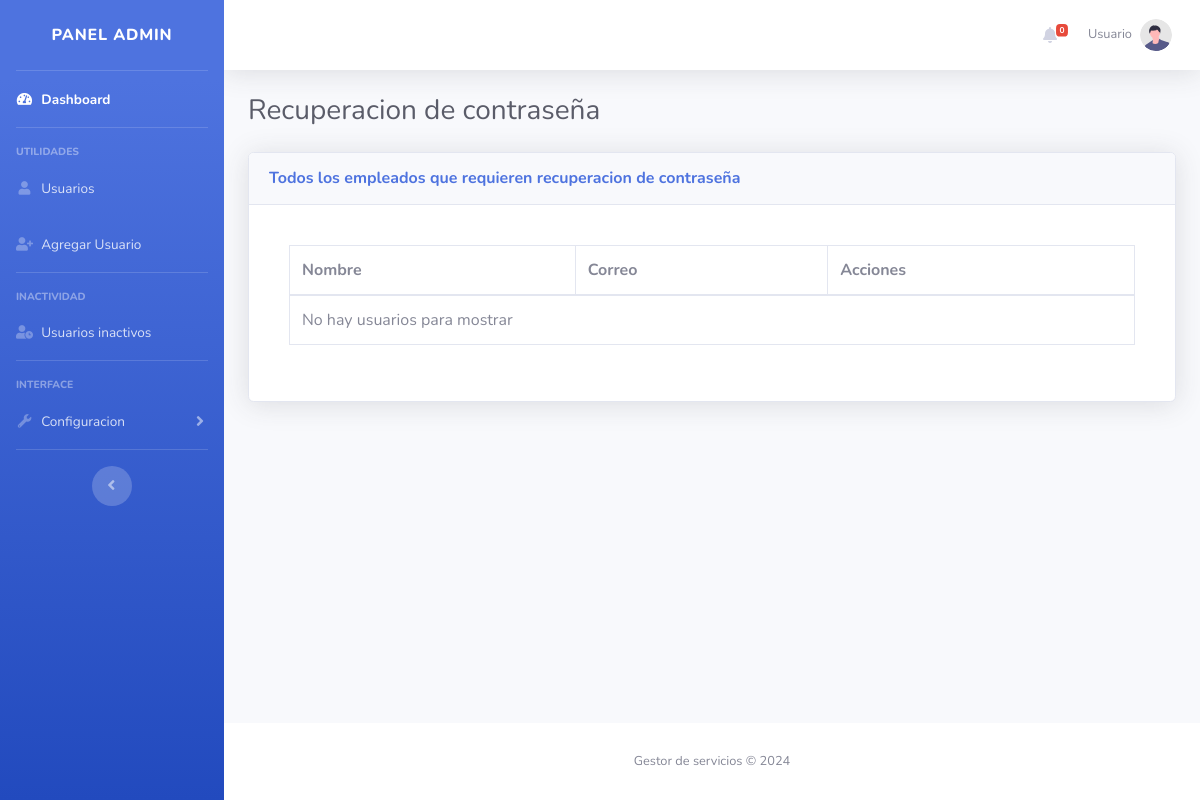
/admin/recuperaciones.php, run on an earlier commit of the app's database.
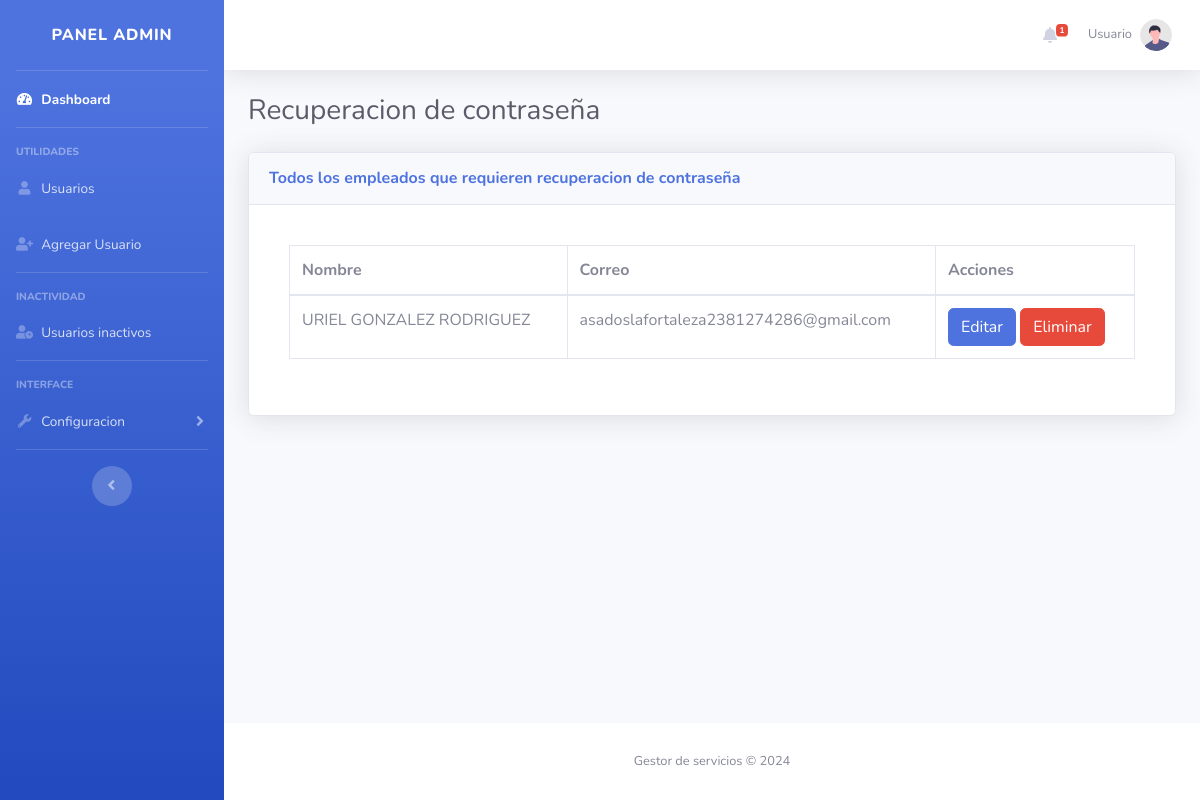
And on a later commit of the database.
### tables this page shows
CREATE TABLE `recuperacion` (
  `id` int(11) NOT NULL,
  `nombre` varchar(255) NOT NULL,
  `correo` varchar(255) NOT NULL
);

### admin/recuperaciones.php (the view, shortened to what this page needs)
<?php include 'menu.php';?>
<!DOCTYPE html>
<html lang="en">
<head>
    <link href="../vendor/fontawesome-free/css/all.min.css" rel="stylesheet" type="text/css">
    <link href="../css/sb-admin-2.min.css" rel="stylesheet">
</head>
                <div class="container-fluid">
                <div class="d-sm-flex align-items-center justify-content-between mb-4">
                        <h1 class="h3 mb-0 text-gray-800">Recuperacion de contraseña</h1>
                    </div>
                    <div class="row">
                        <div class="col-xl-12 col-lg-7">
                        <div class="card shadow mb-4">
                            <div class="card-header py-3 d-flex flex-row align-items-center justify-content-between">
                                <h6 class="m-0 font-weight-bold text-primary">Todos los empleados que requieren recuperacion de contraseña</h6>
                            </div>
                            <div class="card-body">
                            <div class="card-body">
    <div class="table-responsive">
        <table class="table table-bordered" id="dataTable" width="100%" cellspacing="0">
            <thead>
                <tr>
                    <th>Nombre</th>
                    <th>Correo</th>
                    <th>Acciones</th>
                </tr>
            </thead>
            <tbody id="tabla-usuarios">
                <?php
                include '../config/conexion.php';
                $sql = "SELECT id, nombre, correo FROM recuperacion";
                $result = $conn->query($sql);
                if ($result->num_rows > 0) {
                    while ($row = $result->fetch_assoc()) {
                        echo "<tr>";
                        echo "<td>" . $row['nombre'] . "</td>";
                        echo "<td>" . $row['correo'] . "</td>";
                        echo "<td>
                                <a href='usuarios.php?id=" . $row['id'] . "' class='btn btn-primary'>Editar</a>
                                <a href='eliminar_usuario_recuperacion.php?id=" . $row['id'] . "' onclick='return confirmarEliminacion();' class='btn btn-danger'>Eliminar</a>
                              </td>";
                        echo "</tr>";
                    }
                                    } else {
                    echo "<tr><td colspan='3'>No hay usuarios para mostrar</td></tr>";
                }
                ?>
            </tbody>
        </table>
    </div>
</div>
</div>
                        </div>
                        </div>
                        </div>
                    <div class="row">
                    </div>
                </div>
            </div>
<?php include 'footer.php'; ?>
        </div>
    </div>
</body>
</html>

### admin/menu.php (shortened to what this page needs)
<!DOCTYPE html>
<html lang="en">
<head>
    <link href="../vendor/fontawesome-free/css/all.min.css" rel="stylesheet" type="text/css">
    <link href="../css/sb-admin-2.min.css" rel="stylesheet">
</head>
<body id="page-top">
    <div id="wrapper">
        <ul class="navbar-nav bg-gradient-primary sidebar sidebar-dark accordion" id="accordionSidebar">
            <a class="sidebar-brand d-flex align-items-center justify-content-center" href="index.html">
                <div class="sidebar-brand-text mx-3">Panel Admin </div>
            </a>
            <hr class="sidebar-divider my-0">
            <li class="nav-item active">
                <a class="nav-link" href="index.php">
                    <i class="fas fa-fw fa-tachometer-alt"></i>
                    <span>Dashboard</span></a>
            </li>
            <hr class="sidebar-divider">
            <div class="sidebar-heading">
                Utilidades
            </div>
            <li class="nav-item">
                <a class="nav-link" href="usuarios.php">
                    <i class="fas fa-fw fa-user"></i>
                    <span>Usuarios</span>
                </a>
            </li>
            <li class="nav-item">
                <a class="nav-link" href="agregar_usuario.php">
                    <i class="fas fa-fw fa-user-plus"></i>
                    <span>Agregar Usuario</span>
                </a>
            </li>
            <hr class="sidebar-divider">
            <div class="sidebar-heading">
            INACTIVIDAD
            </div>
            <li class="nav-item">
                <a class="nav-link" href="usuarios_inactivo.php">
                    <i class="fas fa-fw fa-user-clock"></i>
                    <span>Usuarios inactivos</span>
                </a>
            </li>
            <hr class="sidebar-divider">
            <div class="sidebar-heading">
                Interface
            </div>
            <li class="nav-item">
                <a class="nav-link collapsed" href="#" data-toggle="collapse" data-target="#collapseUtilities"
                    aria-expanded="true" aria-controls="collapseUtilities">
                    <i class="fas fa-fw fa-wrench"></i>
                    <span>Configuracion</span>
                </a>
            </li>
            <hr class="sidebar-divider d-none d-md-block">
            <div class="text-center d-none d-md-inline">
                <button class="rounded-circle border-0" id="sidebarToggle"></button>
            </div>
        </ul>
         <div id="content-wrapper" class="d-flex flex-column">
<div id="content">
    <nav class="navbar navbar-expand navbar-light bg-white topbar mb-4 static-top shadow">
        <ul class="navbar-nav ml-auto">
        <?php
include '../config/conexion.php';
$sql = "SELECT * FROM recuperacion";
$result = $conn->query($sql);
$num_notificaciones = $result->num_rows;
?>
<li class="nav-item dropdown no-arrow mx-1">
    <a class="nav-link dropdown-toggle" href="#" id="alertsDropdown" role="button"
        data-toggle="dropdown" aria-haspopup="true" aria-expanded="false">
        <i class="fas fa-bell fa-fw"></i>
        <span class="badge badge-danger badge-counter">
            <?php echo $num_notificaciones; ?>
        </span>
    </a>
</li>
            <li class="nav-item dropdown no-arrow">
                <a class="nav-link dropdown-toggle" href="#" id="userDropdown" role="button"
                    data-toggle="dropdown" aria-haspopup="true" aria-expanded="false">
                    <span class="mr-2 d-none d-lg-inline text-gray-600 small">Usuario</span>
                    <img class="img-profile rounded-circle"
                        src="../img/undraw_profile.svg">
                </a>
            </li>
        </ul>
    </nav>

### admin/footer.php
<footer class="sticky-footer bg-white">
                <div class="container my-auto">
                    <div class="copyright text-center my-auto">
                        <span>Gestor de servicios &copy; 2024</span>
                    </div>
                </div>
            </footer>

What changed in the data, as far as the page shows it:
added recuperacion: nombre "URIEL GONZALEZ RODRIGUEZ", correo "asadoslafortaleza2381274286@gmail.com"
Also different on the page:
$num_notificaciones: "0" → "1"
text no longer shown: "No hay usuarios para mostrar"
